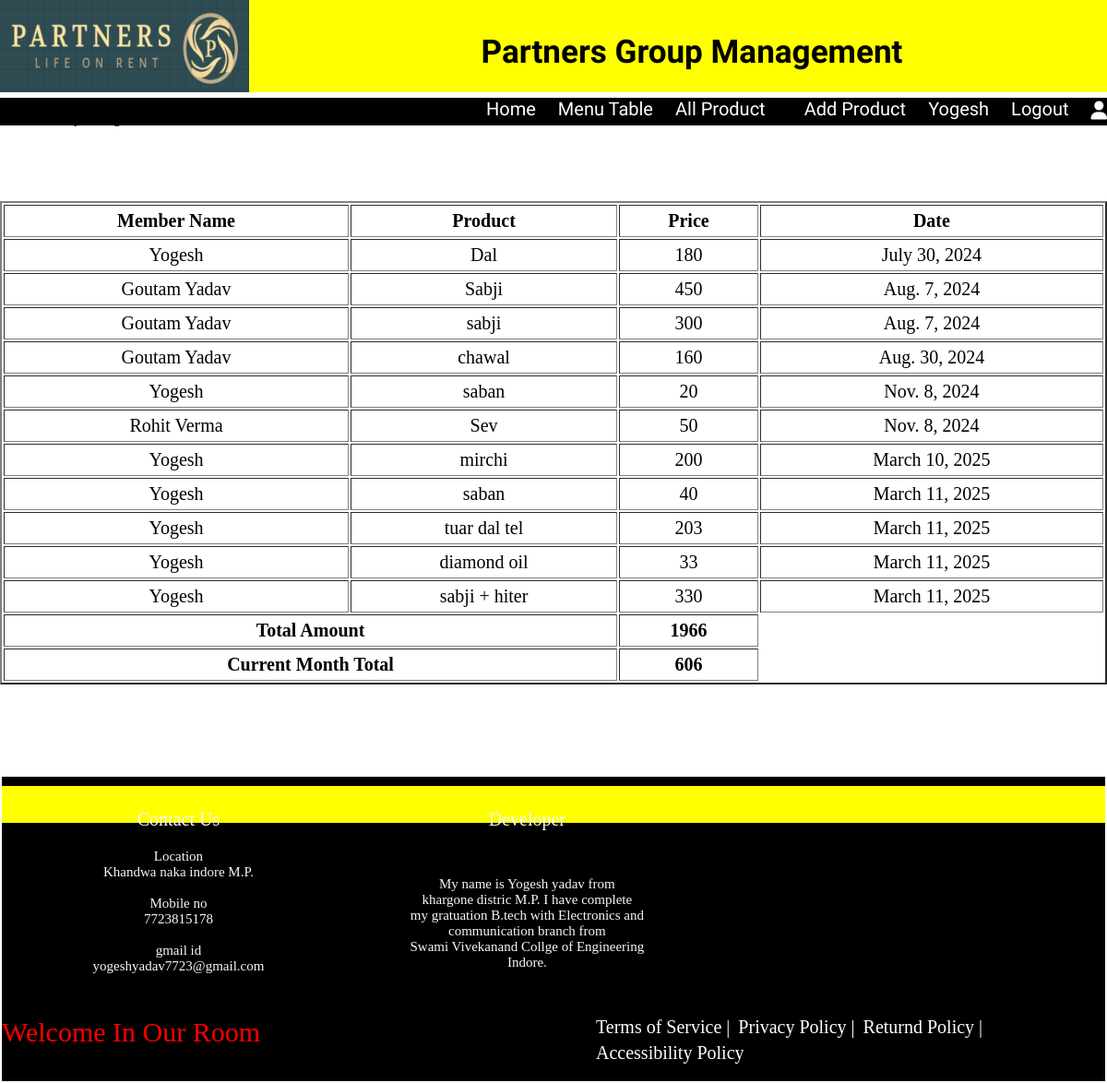
Page /all_entry/ (signed in) on the committed database.
### app1/models.py (models this page shows, shortened)
class Product(models.Model):
    user = models.ForeignKey(User,on_delete=models.CASCADE,max_length=50,related_name='member')
    item = models.CharField(max_length=100)
    price = models.IntegerField()
    date = models.DateField(default=timezone.now)

### app1/views.py (the view)
# urls.py: path('all_entry/',views.all_product),
def all_product(request):
    data = Product.objects.all()
    total = Product.objects.aggregate(total_amount=Sum('price'))
    current = Product.objects.filter(date=datetime.today()).aggregate(current_month = Sum('price'))
    return render(request,'table.html',{'data':data,'total':total,'current':current})

### app1/templates/table.html (shortened to what this page needs)
{% extends "base.html" %}
{% load static %}
{% block contaner %}
          <h5><ul><li>Grocery Management</li></ul></h5>
          <table border='2px' cellspacing='' cellpadding='' >
            <tr>
               <th>Member Name</th>
               <th>Product</th>
               <th>Price</th>
               <th>Date</th>
            </tr>
            <tr>
               {% for i in data %}
               <td>{{i.user}}</td>
               <td>{{i.item}}</td>
               <td>{{i.price}}</td>
               <td>{{i.date}}</td>
            </tr>
            {% endfor %}
            <tr>
               <th colspan='2'>Total Amount</th>
               <th>{{total.total_amount}}</th>
            </tr>
            <tr>
               <th colspan='2'>Current Month Total</th>
               <th>{{current.current_month}}</th>
            </tr>
            </table>
{% endblock %}

### app1/templates/base.html (shortened to what this page needs)
{% load static %}
<html>
<head>
     <link rel="stylesheet" href="{% static 'riot-slider.min.css' %}" />
    <link rel='stylesheet' href="{% static 'style.css' %}">
    <link rel='stylesheet' href="{% static 'data/style.css' %}">
</head>
     <body >
          <header>
               <div class="head">
                    <div id="logo"><img src= "{% static 'images\contanering.png' %}" ></div>
                    <div id="pro_name"><h3> Partners Group Management</h3></div>
               </div>
       <nav>
           <ul>
            <li><a href='/' target='' class='z'>Home</a></li>
            <li><a href='/menu/' target='' class='z'>Menu Table</a></li>
            <li><a href='/all_entry/' target='' class='z'style='margin-right:18px'>All Product</a></li>
            {% if user.is_authenticated %}
               <li><a href='/add_product/' target='' class='z'>Add Product</a></li>
               <li><a href='/profile/' target='' class='z'>{{user.username}}</a></li>
               <li><a href='/log_out/{{user.id}}/' target='' class='z'>Logout</a></li>
               <li><a href='/profile/' target='' class='z'><i class="fa-solid fa-user"></i></a></li>
            {% else %}
               <li><a href='/sign_in/' target='' class='z'>sign-in</a></li>
               <li><a href='/signup/' target='' class='z'>sign-up</a></li>
            {% endif %}
           </ul>
            </nav>
          </header>
          {% block contaner %}
          {% endblock %}
          <br>
        <footer>
          <div id='main_foot'>
               <div class='x'>
                       <div style='font-size:20px;text-align:center'>Contact Us</div>
               <div id="con_foot">Location<br>Khandwa naka indore M.P.<br><br>
               Mobile no<br>7723815178<br><br>
               gmail id<br>yogeshyadav7723@gmail.com
               </div>
               </div>
               <div class='x'><div style='font-size:20px;text-align:center'>Developer</div>
               <div id="dev_foot"> My name is Yogesh yadav from<br> khargone distric M.P.
                I have complete<br> my gratuation B.tech with Electronics and
                communication branch from<br> Swami Vivekanand Collge of Engineering Indore.
               </div>
                </div>
               <div class='x'><iframe src="https://www.google.com/maps/embed?pb=!1m18!1m12!1m3!1d2809.3234892625574!2d75.87563517115483!3d22.67390227581232!2m3!1f0!2f0!3f0!3m2!1i1024!2i768!4f13.1!3m3!1m2!1s0x3962fc95e4566a19%3A0x721053fbd22a72e4!2z4KS44KSC4KSkIOCkqOCkl-CksCDgpI_gpLXgpYfgpKjgpY3gpK_gpYIsIOCkuOCkguCkpCDgpKjgpJfgpLAsIOCkh-CkqOCljeCkpuCljOCksCwg4KSu4KSn4KWN4KSvIOCkquCljeCksOCkpuClh-CktiA0NTIwMjA!5e0!3m2!1shi!2sin!4v1681233279667!5m2!1shi!2sin"
                    style="border:0;width:275px;height:200px" allowfullscreen="" loading="lazy">
               </iframe>
               </div>
               <marquee scrollamount='20' id="mq">Welcome In Our Room</marquee>
              <div class="fd_main">
              <ul id="fd">
               <li><a href='#' target='' class='z' >Terms of Service |</a></li>
               <li><a href='#' target='' class='z' >Privacy Policy |</a></li>
               <li><a href='menu_table.html' target='' class='z'>Returnd Policy |</a></li>
               <li><a href='#' target='' class='z' >Accessibility Policy </a></li>
               </ul>
          </div>
          </div>
      </footer>
</body>
</html>

### app1/static/style.css (style rules this page uses)
body { margin:0; padding: 0; }
header { width: 100%; background-color: yellow; height:100px; }
#pro_name { float: left; font-family:"shrikhand"; background-color:yellow; font-size:30px; text-align:center; width:70%; height: 60px; }
#logo { float:left; width:25%; margin-right: 30px; height: 100px; }
#logo img { height: 100%; width: 90%; }
footer { background-color:black; border:2px solid white; color:aliceblue; height:330px; }
nav { background-color:black; width:100%; height:30px; text-align: end; }
nav li { font-family: 'Mate SC', serif; display:inline; font-size:20px; margin-left:20px; }
.x { float:left; font-size:15px; width:27%; height: 200px; margin: 25px; margin-left: 30px; }
.z { color:White; float:left; text-decoration:none; }
#main_foot { width: 100%; height:20px; }
#mq { background-color:yellow; color:red; font-size:30px; height: 40px; width:100%; margin-top:10px; }
ul li { display:inline-block; }
#dev_foot,#con_foot { margin: 20px; text-align: center; }
#dev_foot { margin-top: 50px; }
#fd { margin-left: 600px; font-size: 20px; margin-top: 10px; }
.fd_main { height: 30px; width: 100%; background-color: black; color: aliceblue; }
#fd li a { margin-left: 4px; }
.head { height: 90px; }

### app1/static/data/style.css (style rules this page uses)
body { width: 100%; height: 100%; margin: 0%; padding: 0%; box-sizing: border-box; }
a { color: dodgerblue; }

### rows in the picture
Product: user "Yogesh", item "Dal", price "180", date "July 30, 2024"
Product: user "Goutam Yadav", item "Sabji", price "450", date "Aug. 7, 2024"
Product: user "Goutam Yadav", item "sabji", price "300", date "Aug. 7, 2024"
Product: user "Goutam Yadav", item "chawal", price "160", date "Aug. 30, 2024"
Product: user "Yogesh", item "saban", price "20", date "Nov. 8, 2024"
Product: user "Rohit Verma", item "Sev", price "50", date "Nov. 8, 2024"
Product: user "Yogesh", item "mirchi", price "200", date "March 10, 2025"
Product: user "Yogesh", item "saban", price "40", date "March 11, 2025"
Product: user "Yogesh", item "tuar dal tel", price "203", date "March 11, 2025"
Product: user "Yogesh", item "diamond oil", price "33", date "March 11, 2025"
Product: user "Yogesh", item "sabji + hiter", price "330", date "March 11, 2025"

### other values in the picture
{{ user.username }} "Yogesh"
{{ total.total_amount }} "1966"
{{ current.current_month }} "606"
